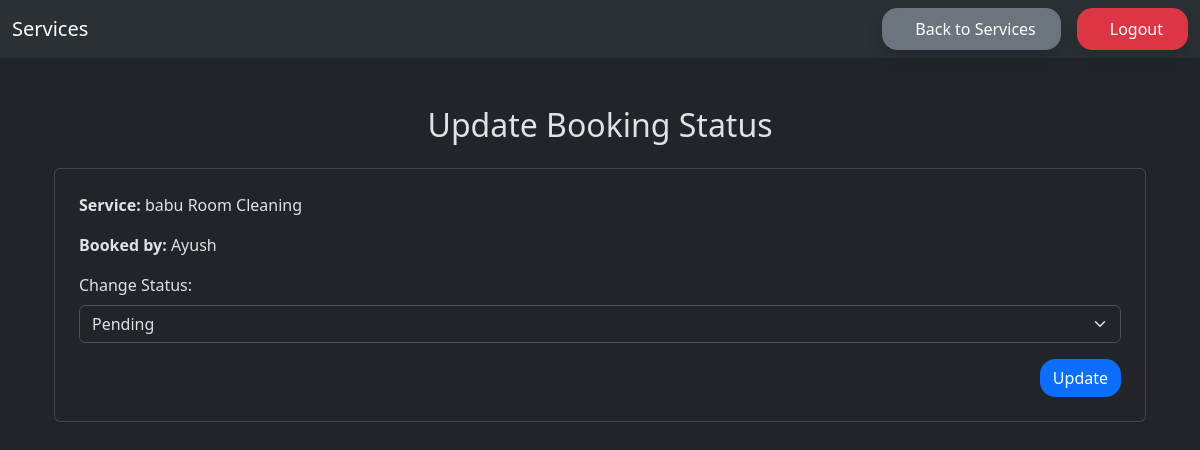
Page /bookings/update/86/ (signed in) on the committed database.
### service_app/models.py (models this page shows, shortened)
class Booking(models.Model):
    STATUS_CHOICES = [
        ('Pending', 'Pending'),
        ('Accepted', 'Accepted'),
        ('Rejected', 'Rejected'),
        ('Completed', 'Completed'),
    ]
    service = models.ForeignKey(Service, on_delete=models.CASCADE)
    customer = models.ForeignKey(User, on_delete=models.CASCADE, related_name='bookings')
    date = models.DateField(default=timezone.now)
    status = models.CharField(max_length=10, choices=STATUS_CHOICES, default='Pending')
    created_at = models.DateTimeField(auto_now_add=True)
    def can_change_status(self, user):
        return self.service.owner == user

class Service(models.Model):
    name = models.CharField(max_length=200)
    description = models.TextField()
    owner = models.ForeignKey(User, on_delete=models.CASCADE)
    price = models.DecimalField(default=60,max_digits=10, decimal_places=2)
    duration = models.IntegerField(default=60, help_text="Duration in minutes")  # Default value set to 60
    created_at = models.DateTimeField(default=timezone.now)
    updated_at = models.DateTimeField(auto_now=True)

class User(AbstractUser):
    pass

### service_app/views.py (the view)
# urls.py: path('bookings/update/<int:booking_id>/', views.update_booking_status, name='update_booking_status'),
@never_cache
@login_required
def update_booking_status(request, booking_id):
    try:
        booking = Booking.objects.get(id=booking_id)
    except Booking.DoesNotExist:
        return HttpResponse(f'<script>location.replace("{escape(reverse("view_bookings"))}");</script>')
    if not booking.can_change_status(request.user):
        return HttpResponseForbidden("You are not authorized to change this booking status.")
    if request.method == 'POST':
        new_status = request.POST.get('status')
        if new_status in dict(Booking.STATUS_CHOICES):
            booking.status = new_status
            booking.save()
            return HttpResponse(f'<script>location.replace("{escape(reverse("view_bookings"))}");</script>')
    return render(request, 'update_booking_status.html', {
        'booking': booking,
        'status_choices': Booking.STATUS_CHOICES
    })

### service_app/templates/update_booking_status.html (shortened to what this page needs)
{% extends "home.html" %}
{% block content %}
<div class="container mt-5">
    <h2 class="mb-4 text-center">Update Booking Status</h2>
    <div class="p-4 shadow-sm card">
        <p><strong>Service:</strong> {{ booking.service.name }}</p>
        <p><strong>Booked by:</strong> {{ booking.customer.username }}</p>
        <form method="post">
            <div class="mb-3">
                <label for="status" class="form-label">Change Status:</label>
                <select name="status" id="status" class="form-select">
                    {% for key, label in status_choices %}
                        <option value="{{ key }}" {% if key == booking.status %}selected{% endif %}>{{ label }}</option>
                    {% endfor %}
                </select>
            </div>
            <div class="d-flex justify-content-end">
                <button type="submit" class="btn btn-primary">Update</button>
            </div>
        </form>
    </div>
</div>
{% endblock %}

### templates/home.html (style rules this page uses)
.btn { border-radius: 15px; font-weight: 500; transition: all 0.3s ease; }

### rows in the picture
Booking: service.name "babu Room Cleaning", customer.username "Ayush", status "Pending"
